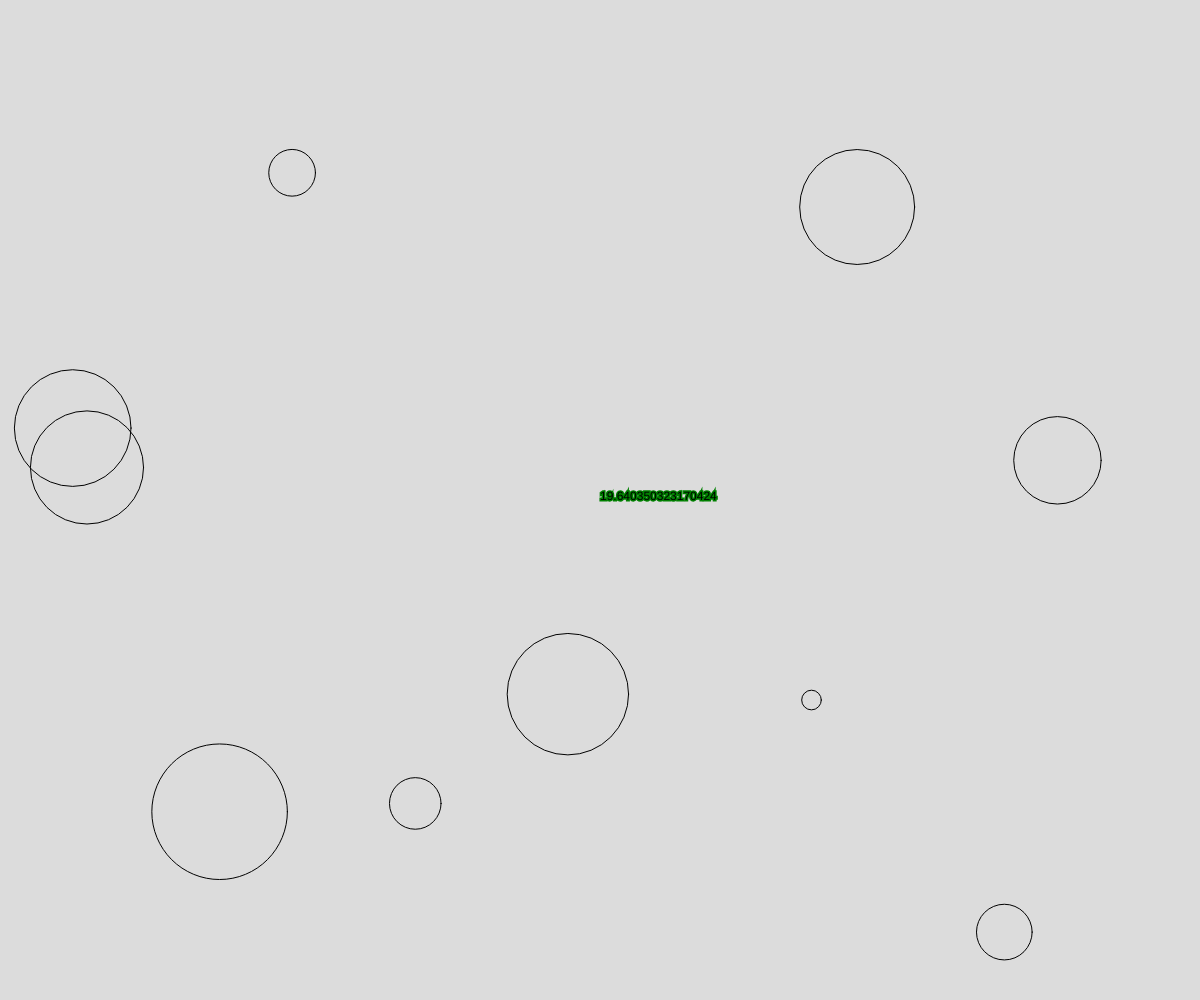
Frame 1 (no input)
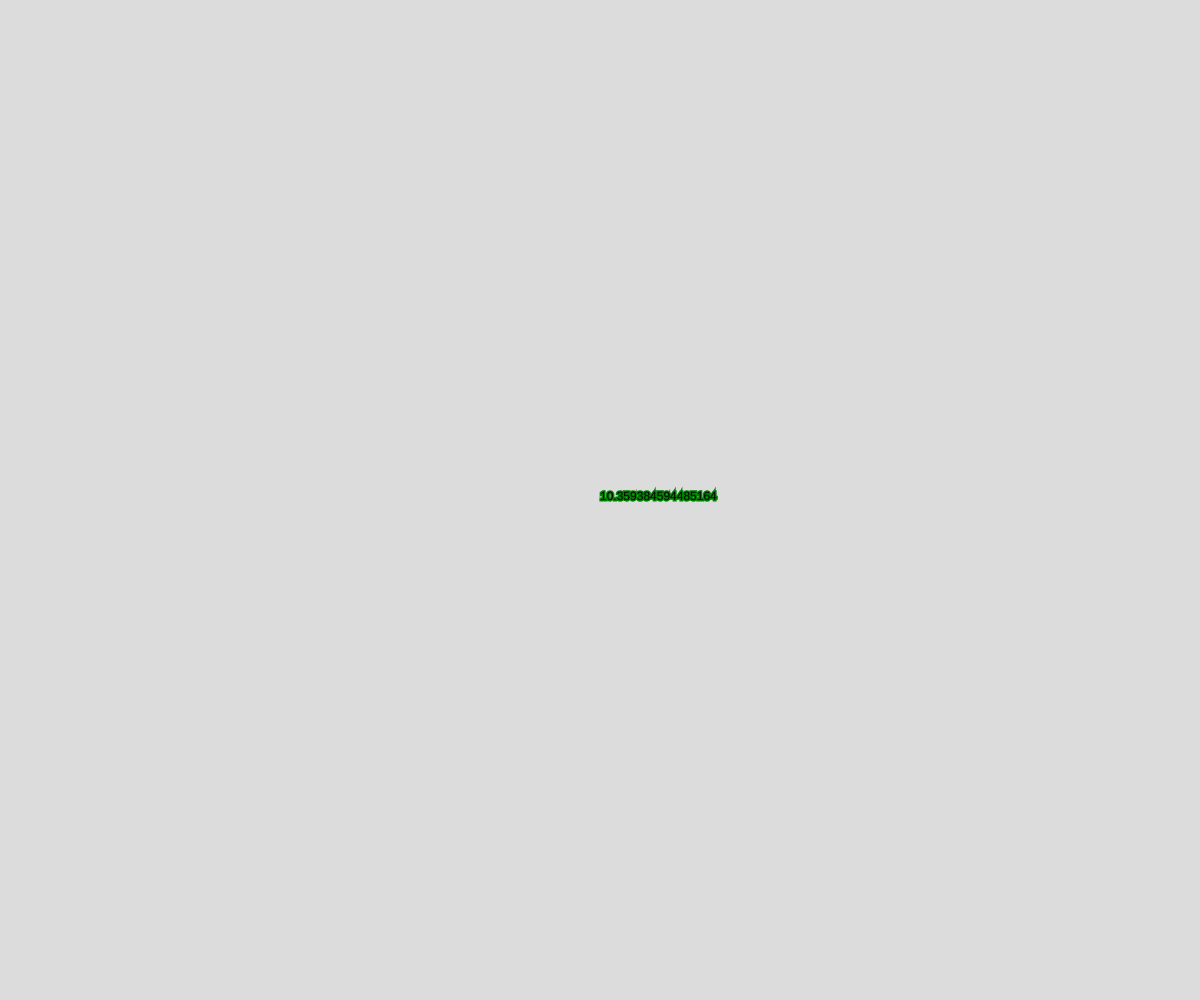
Frame 60 (no input)
Frame 120 (the mouse pressed at the canvas centre since frame 60): identical to frame 60, image omitted

The p5.js sketch that drew these frames (run headless with seeded random() and noise() and a simulated clock; from frame 60 on, the mouse is pressed at the canvas centre):

// p5.js sketch
// ── sketch.js
// FIND SMALLEST CIRCLE
// AMAAN REHMAN
// 3/5/26
//

let NUM_CIRCLES = 10
let circles = [];

function setup() {
  createCanvas(windowWidth, windowHeight);
}



function makeCircles(){
  let count = 0
  while(count < NUM_CIRCLES){
    let x_ =  random(0, width);
    let y_ = random(0, height);
    let s_ = random(10, 150);
    let c = {x:x_, y:y_, s:s_}
      circles.push(c);
    count++;
  }
}

function renderCircles(){
  let smallest = circles[0].s;
  let smallestY = circles[0].y;
  for(let c of circles ){
    noFill();
    circle(c.x, c.y, c.s);
    if(c.s < smallest){
      smallest = c.s;
      smallestY =  c.y;

    }

  }
fill(1)
stroke("green"); strokeWeight(3);
text(smallest, width/2, height/2)
stroke(0.2), strokeWeight(0);



}


function draw() {
  background(220);
  makeCircles();
  renderCircles();
}
